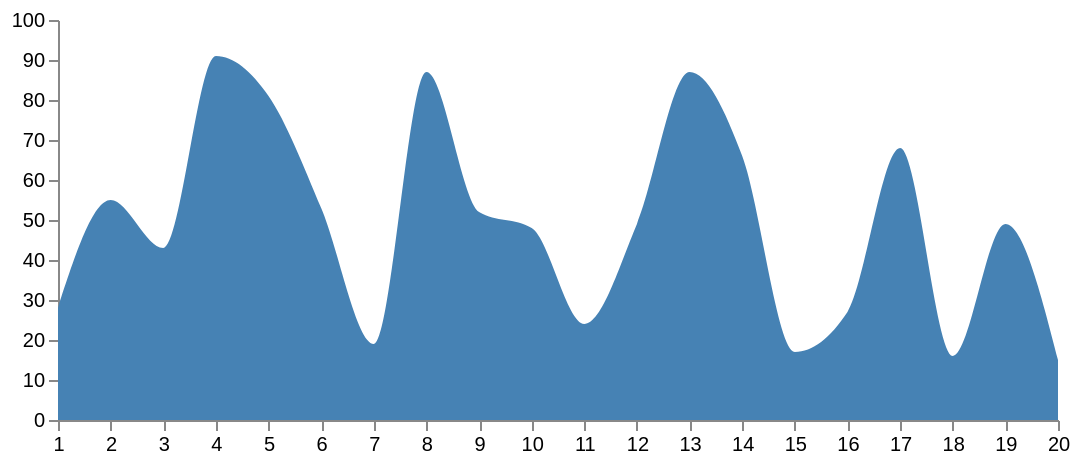

This figure's Vega-Lite source:
### Vega specification from a JSON file in a GitHub repository (floating-point values rounded to 4 significant figures)
{"$schema": "https://vega.github.io/schema/vega/v4.json", "width": 500, "height": 200, "padding": 5, "signals": [{"name": "interpolate", "value": "monotone", "bind": {"input": "select", "options": ["basis", "cardinal", "catmull-rom", "linear", "monotone", "natural", "step", "step-after", "step-before"]}}], "data": [{"name": "table", "values": [{"u": 1, "v": 28}, {"u": 2, "v": 55}, {"u": 3, "v": 43}, {"u": 4, "v": 91}, {"u": 5, "v": 81}, {"u": 6, "v": 53}, {"u": 7, "v": 19}, {"u": 8, "v": 87}, {"u": 9, "v": 52}, {"u": 10, "v": 48}, {"u": 11, "v": 24}, {"u": 12, "v": 49}, {"u": 13, "v": 87}, {"u": 14, "v": 66}, {"u": 15, "v": 17}, {"u": 16, "v": 27}, {"u": 17, "v": 68}, {"u": 18, "v": 16}, {"u": 19, "v": 49}, {"u": 20, "v": 15}]}], "scales": [{"name": "xscale", "type": "linear", "range": "width", "zero": false, "domain": {"data": "table", "field": "u"}}, {"name": "yscale", "type": "linear", "range": "height", "nice": true, "zero": true, "domain": {"data": "table", "field": "v"}}], "axes": [{"orient": "bottom", "scale": "xscale", "tickCount": 20}, {"orient": "left", "scale": "yscale"}], "marks": [{"type": "area", "from": {"data": "table"}, "encode": {"enter": {"x": {"scale": "xscale", "field": "u"}, "y": {"scale": "yscale", "field": "v"}, "y2": {"scale": "yscale", "value": 0}, "fill": {"value": "steelblue"}}, "update": {"interpolate": {"signal": "interpolate"}, "fillOpacity": {"value": 1}}, "hover": {"fillOpacity": {"value": 0.5}}}}]}
